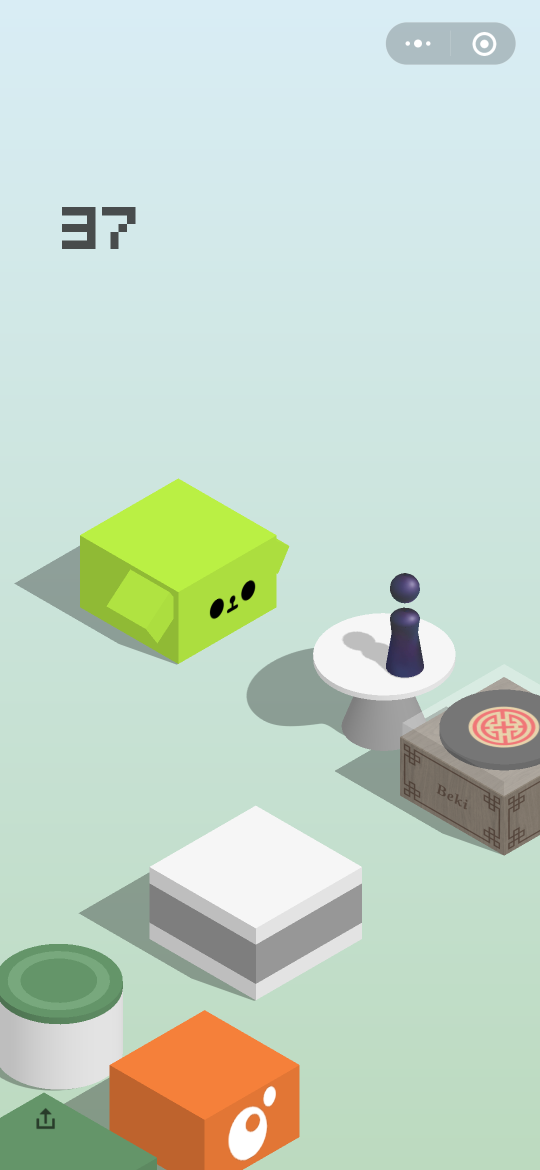
#> input picture jump_game/game.png, 1080 x 2340 px (shown at 1/2 size)
$ python fangkuai.py
#> lines starting #> are read from the running program, lines starting #| are printed output that depends on the picture
import cv2
import numpy as np

# 读取原图像
img = cv2.imread('game.png', 0)
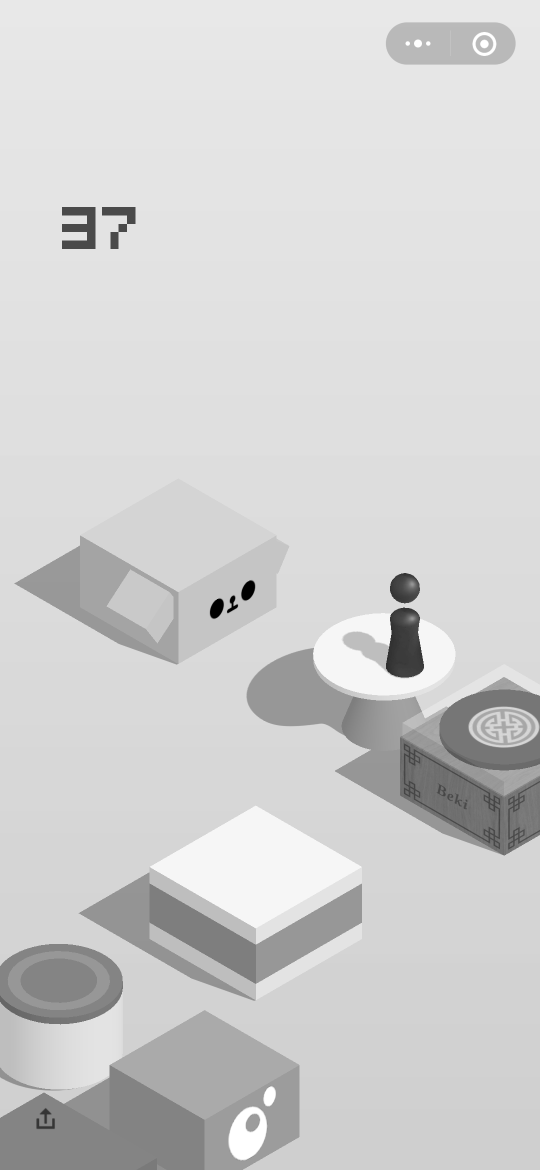
#> img: shape (2340, 1080) (shown at 1/2 size); min 0, max 255, mean 208.5

# # 显示原图像
# cv2.namedWindow('img', 0)
# cv2.resizeWindow('img', 400, 600)
# cv2.imshow('img', img)

# 高斯模糊
img_rgb = cv2.GaussianBlur(img, (5, 5), 0)
canny_img = cv2.Canny(img_rgb, 1, 10)
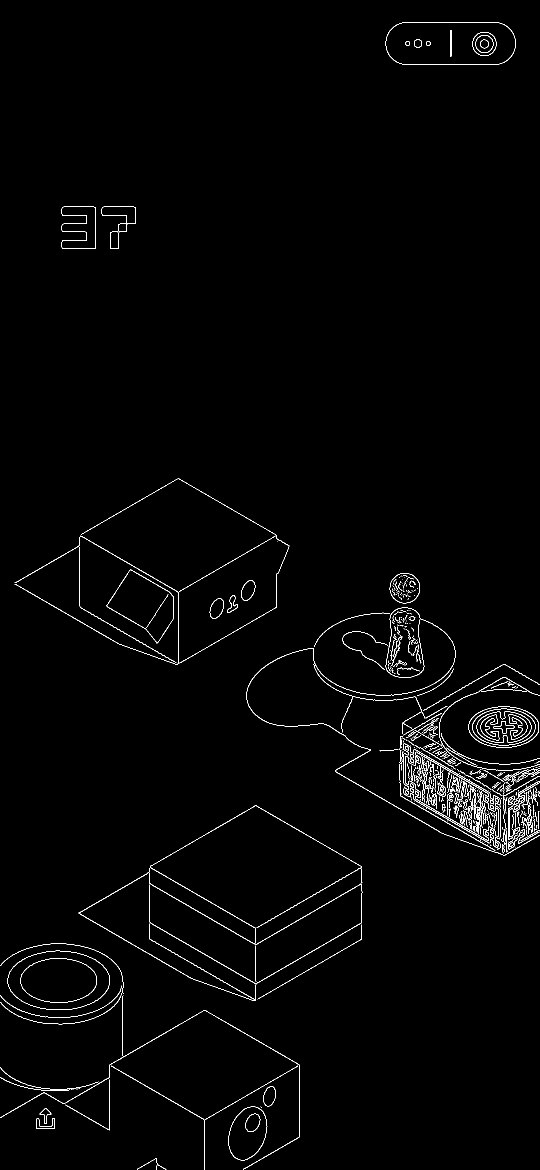
#> canny_img: shape (2340, 1080) (shown at 1/2 size); 1.3% white in thin lines or dots

# 显示边缘检测图像
cv2.namedWindow('canny', 0)
cv2.resizeWindow('canny', 400, 600)
cv2.imshow('canny', canny_img)

# 输出边缘检测图像的高和宽
H, W = canny_img.shape
#> H = 2340; W = 1080
print(H, W)
#| 2340 1080

y_top = np.nonzero([max(row) for row in canny_img[500:]])[0][0] + 500
#> y_top = 957
x_top = int(np.mean(np.nonzero(canny_img[y_top])))
#> x_top = 356
# 跳过小白圈,然后遍历
y_bottom = y_top + 80
#> y_bottom = 1037
for row in range(y_bottom, H):
    if canny_img[row, x_top] != 0:
        y_bottom = row
        break

# 得到方块的中心点
x_center, y_center = x_top, (y_top + y_bottom) // 2
#> x_center = 356; y_center = 1070
print(x_center,y_center)
#| 356 1070

# 绘制以方块中心点为圆心的圆
cv2.circle(canny_img, (x_center, y_center), 33, (255, 0, 255), 2)
#> canny_img: shape (2340, 1080); 1.3% white in thin lines or dots

# 显示得到的图像
cv2.namedWindow('result', 0)
cv2.resizeWindow('result', 400, 600)
cv2.imshow('result', canny_img)

# 结束
cv2.waitKey(0)
cv2.destroyAllWindows()
